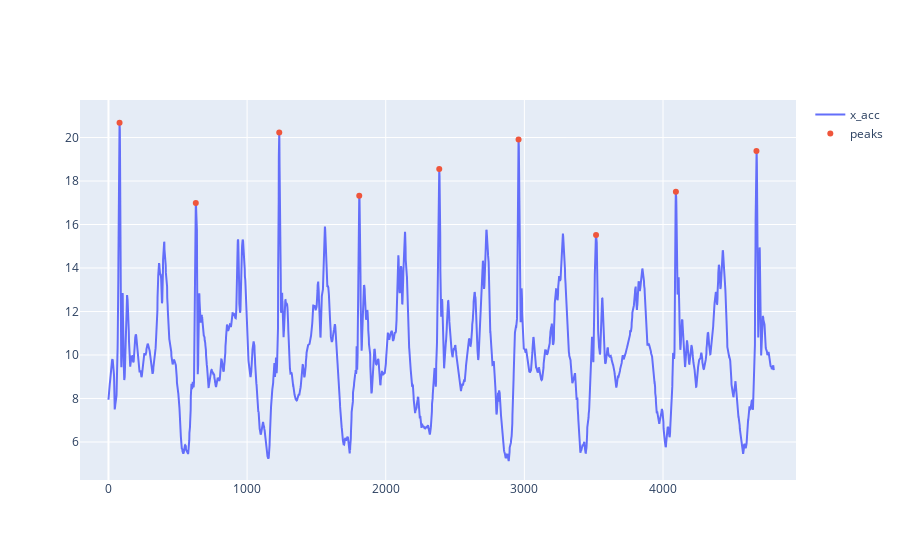

The notebook cell saved with this chart:
### Markdown cell above
# Stairs

### Code cell
x_acc, t = prepare_time_series('./data/stairs_acc.csv',centred = False)

x_acc = x_acc[2100:6900]
T = 630 - 80
fig = go.Figure()
fig.add_scatter(y = x_acc[:], mode='lines', name='x_acc')
peaks = scipy.signal.find_peaks(x_acc, distance=T//(1.3 + T/len(x_acc)))[0]
fig.add_scatter(x=peaks, y=x_acc[peaks], mode='markers', name='peaks')
fig.show()

### Figure 1 — Plotly figure (JSON) as saved in the notebook; plotly's stock layout.template omitted (floating-point values rounded to 4 significant figures; data arrays with more than 128 entries replaced by an {"elided": "..."} marker saying what was removed)
{"data": [{"mode": "lines", "name": "x_acc", "type": "scatter", "y": {"elided": "4800 float values"}}, {"mode": "markers", "name": "peaks", "type": "scatter", "x": [80, 630, 1232, 1809, 2386, 2958, 3517, 4093, 4674], "y": [20.68, 16.99, 20.23, 17.33, 18.55, 19.91, 15.52, 17.5, 19.38]}], "layout": {"autosize": true, "xaxis": {"autorange": true, "range": [-194.6, 4949.0], "type": "linear"}, "yaxis": {"autorange": true, "range": [4.24, 21.93], "type": "linear"}}}
